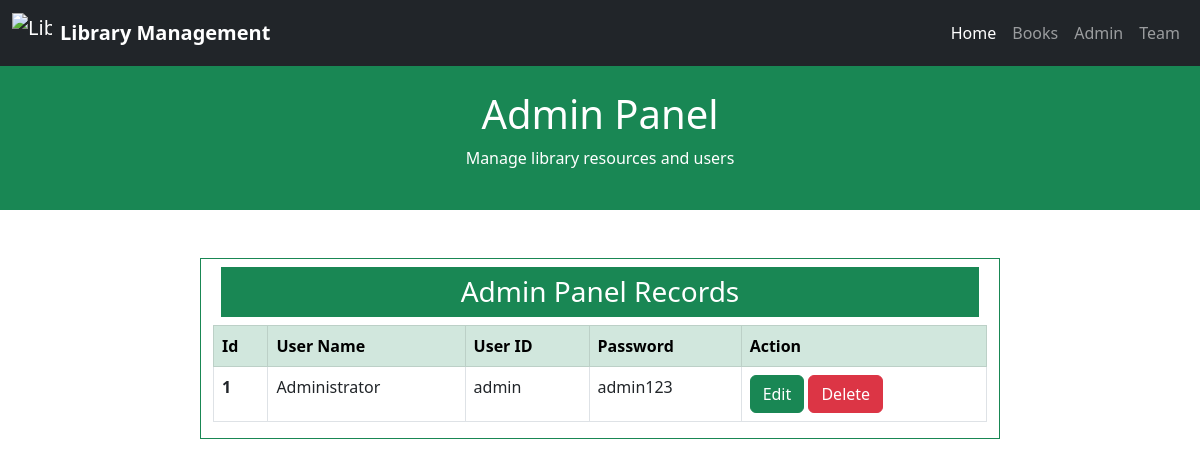
/read_admin.php, run on the app's committed database.
### tables this page shows
CREATE TABLE IF NOT EXISTS admin_panel (
    id INT AUTO_INCREMENT PRIMARY KEY,
    user_name VARCHAR(100) NOT NULL,
    user_id VARCHAR(50) NOT NULL UNIQUE,
    password VARCHAR(255) NOT NULL,
    created_at TIMESTAMP DEFAULT CURRENT_TIMESTAMP
);

### read_admin.php (the view, shortened to what this page needs)
<?php
$connec = mysqli_connect("localhost", "root", "", "lms", 3306);
?>
<!DOCTYPE html>
<html lang="en">
<head>
    <link href="https://cdn.jsdelivr.net/npm/bootstrap@5.3.0/dist/css/bootstrap.min.css" rel="stylesheet">
</head>
<body>
    <nav class="navbar navbar-expand-lg navbar-dark bg-dark">
        <div class="container-fluid">
            <a class="navbar-brand d-flex align-items-center" href="#">
                <img src="https://media.istockphoto.com/id/1270155083/vector/blue-e-book-logo-design-vector-sign-of-electronic-book-library-icon-symbol.jpg?s=612x612&w=0&k=20&c=DGwVHcCijit8E62o3S2dqFXM2usLP2AmJoOSnDhsI5M=" alt="Library Logo" width="40" height="40" class="me-2">
                <strong>Library Management</strong>
            </a>
            <div class="collapse navbar-collapse justify-content-end" id="navbarNav">
                <ul class="navbar-nav">
                    <li class="nav-item">
                        <a class="nav-link active" href="index.html">Home</a>
                    </li>
                    <li class="nav-item">
                        <a class="nav-link" href="books.php">Books</a>
                    </li>
                    <li class="nav-item">
                        <a class="nav-link" href="admin.html">Admin</a>
                    </li>
                    <li class="nav-item">
                        <a class="nav-link" href="team.html">Team</a>
                    </li>
                </ul>
            </div>
        </div>
    </nav>
    <header class="bg-success text-white text-center py-4">
        <h1>Admin Panel</h1>
        <p>Manage library resources and users</p>
    </header>
    <div class="container col-md-8 mt-5 justify-content-center align-items-center border border-success mb-5">
        <h3 class="text-center p-2 m-2 bg-success text-white">Admin Panel Records</h3>
        <?php
        $sql = "SELECT * FROM admin_panel";
        $query = mysqli_query($connec, $sql);
        if ($query && mysqli_num_rows($query) > 0) {
            echo "<table class='table table-bordered'>
                <thead class='table-success'>
                    <tr>
                        <th>Id</th>
                        <th>User Name</th>
                        <th>User ID</th>
                        <th>Password</th>
                        <th>Action</th>
                    </tr>
                </thead>
                <tbody>
            ";
            while ($data = mysqli_fetch_assoc($query)) {
                $id = $data['id'];
                $user_name = $data['user_name'];
                $user_id = $data['user_id'];
                $password = $data['password'];
                echo "<tr>
                    <td><b>$id</b></td>
                    <td>$user_name</td>
                    <td>$user_id</td>
                    <td>$password</td>
                    <td>
                        <a href='edit.php?edit_id=$id' class='btn btn-success text-white text-decoration-none'>Edit</a>
                        <a href='read_admin.php?delete_id=$id' class='btn btn-danger text-white text-decoration-none' onclick='return confirm(\"Are you sure you want to delete this record?\")'>Delete</a>
                    </td>
                </tr>";
            }
            echo "</tbody></table>";
        } else {
            echo "<div class='alert alert-info text-center' role='alert'>No records found.</div>";
        }
        ?>
    </div>
</body>
</html>

### data on the page
admin_panel: id "1", user_name "Administrator", user "admin", password "admin123"
